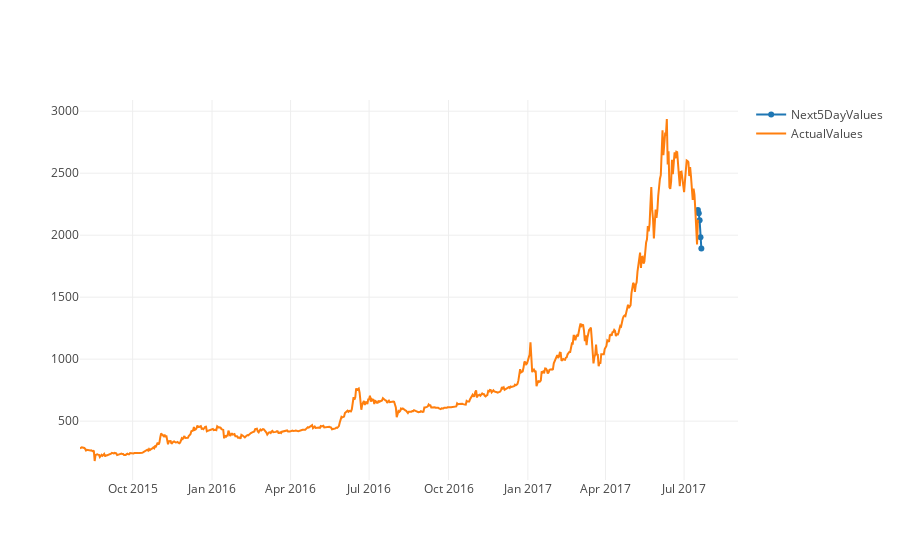

The notebook cell this image was saved under:
### Code cell
our_Predict = go.Scatter( x = prediction.index, y = prediction.predictionPrice, name = 'Next5DayValues')

iplot([our_Predict, ActualValues])
# Последнее значение во фрейме "Актуальное значение" - значение в середине дня. Не в конце торгов 
#( прогноз от 17 числа).Без затравки

### Figure 1 — Plotly figure (JSON) as saved in the notebook; plotly's stock layout.template omitted (floating-point values rounded to 4 significant figures; data arrays with more than 128 entries replaced by an {"elided": "..."} marker saying what was removed)
{"data": [{"name": "Next5DayValues", "type": "scatter", "x": ["2017-07-17", "2017-07-18", "2017-07-19", "2017-07-20", "2017-07-21"], "y": [2203.0, 2176.0, 2120.0, 1984.0, 1893.0]}, {"name": "ActualValues", "type": "scatter", "x": {"elided": "717 str values"}, "y": {"elided": "717 float values"}}], "layout": {}}
